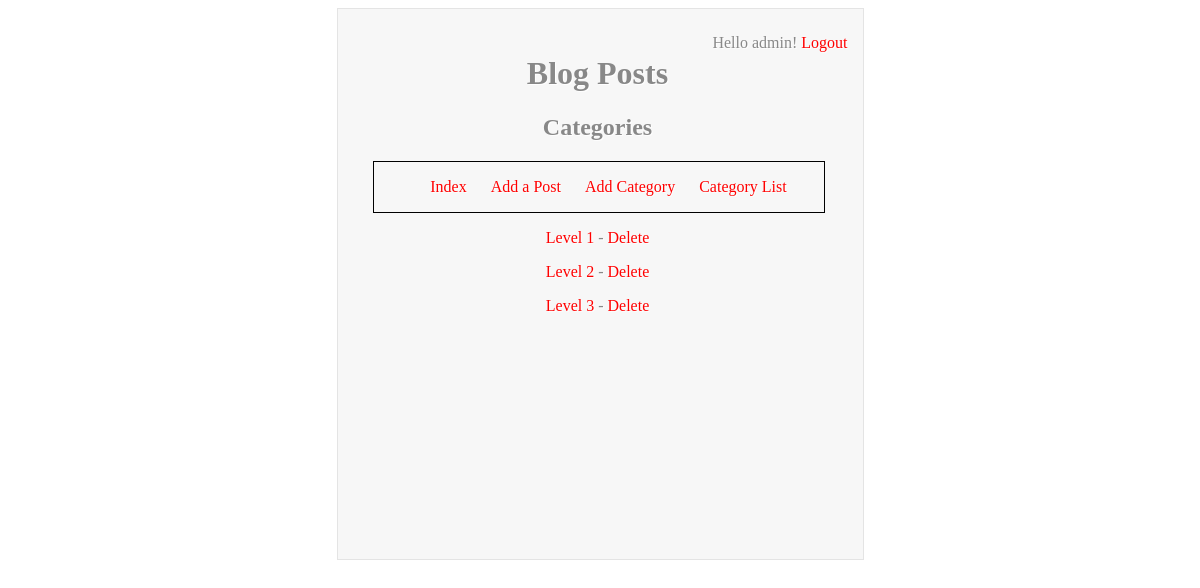
/Files/blog/category_list.php (signed in), run on the app's committed database.
### tables this page shows
CREATE TABLE IF NOT EXISTS `categories` (
  `id` int(3) NOT NULL,
  `name` text NOT NULL
);

### Files/blog/resources/functions/blog.php (called while the page is built, shortened)
<?php
function get_categories($id = null){
   $categories = array();
   $query = mysql_query("SELECT `id`,`name` FROM `categories`");
   while($row = mysql_fetch_assoc($query)){
    $categories[] = $row;
   }
   return $categories;
}

### Files/blog/category_list.php (the view, shortened to what this page needs)
<?php
if(!isset($_SESSION["sess_user"])){
	header("location: ../login.php");
} else {
?>
<!DOCTYPE html>
<html>
    <head>
    </head>
    <body>
    <div class="wrapper">
    <div class="logout">Hello <?=$_SESSION['sess_user'];?>! <a href="../logout.php">Logout</a></div>
     <h1>Blog Posts</h1>
	 <h2>Categories</h2>
	 <div class="toolbar">
	<nav>
        <ul>
            <li><a href='index.php' >Index</a></li>
            <li><a href='add_post.php' >Add a Post</a></li>
            <li><a href='add_category.php' >Add Category</a></li>
            <li><a href='category_list.php' >Category List</a></li>
        </ul>
     </nav>
     </div>
     <?php
     foreach(get_categories() as $category){
     ?>
      <p><a href="category.php?id=<?php echo $category['id'];?>"><?php echo $category['name']; ?></a> -
      <a href="delete_category.php?id=<?php echo $category['id'];?>">Delete</a></p>
     <?php
     }
     ?>
     </div>
    </body>
</html>
<?php
}
?>

### Files/blog/category_list.php (style rules this page uses)
ul { list-style: none; }
li { display: inline; margin-right: 20px; }
.toolbar { margin-left: 25px; width: 450px; height: 40px; background-color: #F7F7F7; border: 1px solid black; text-align: center; padding-bottom: 10px; }
.wrapper { width: 500px; height: 500px; background: #F7F7F7; padding: 25px 15px 25px 10px; color: #888; text-shadow: 1px 1px 1px #FFF; border:1px solid #E4E4E4; text-align: center; margin: 0 auto; }
a:link { color: #FF0000; text-decoration: none; }
.logout { float: right; }

### data on the page
categories: name "Level 1"
categories: name "Level 2"
categories: name "Level 3"

### other printed values
$_SESSION['sess_user'] "admin"
